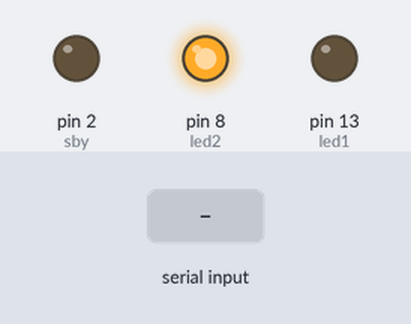
A sketch run on a simulated Arduino Uno, built with avr-gcc and run on an emulated ATmega328P. On the bench: output pins drawn as LEDs (lit = HIGH). Inputs (shaded band) come from the test bench. What the sketch prints to the serial monitor is not drawn.

Above: at 1.2 s.
1.3 s: "1" received over Serial
Timing chart, 0 to 4.3 s (numbered marks = the images above; inputs shaded):
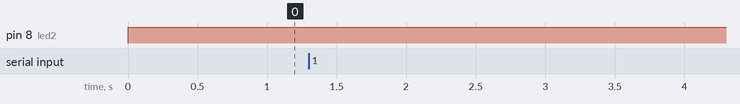

The sketch:

test1.ino.ino
```cpp
int led1 = 13;
int led2 = 8;
int sby = 2;
int serialData = 0;

char senha2[] = "eae men kk";
String readString;
void setup()
{
  Serial.begin(9600);
  pinMode(led1, OUTPUT);
  pinMode(led2, OUTPUT);
  pinMode(sby, OUTPUT);
}

void loop()
{
    serialRead();
    auth();
}

void serialRead()
{
  while(Serial.available())
  {
   delay(100);
    if(Serial.available()>0)
    {
      char c = Serial.read();
      readString+=c;
    }
   }
       Serial.println(readString);
}
void auth()
{
  if(readString == senha2)
  {
    readString = "";
    digitalWrite(led1, HIGH);
    digitalWrite(led2, LOW);
    delay(5000);
  }
  else
  {
    Serial.println("Wrong pw");
    readString = "";
    digitalWrite(led2, HIGH);
    delay(2000);
  }

}
```

Measured:
- after the input at 1.3 s, every drawn part: stays the same
